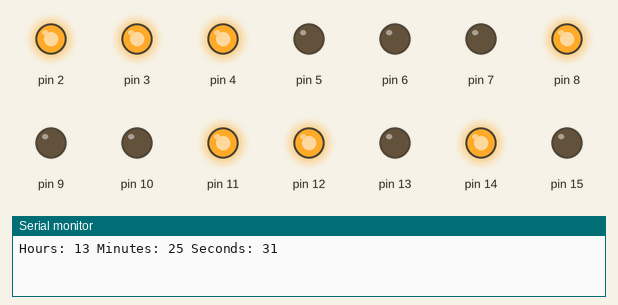
This sketch was run on a simulated Arduino Uno, built with avr-gcc and run on an emulated ATmega328P. Parts: output pins drawn as LEDs (lit = HIGH), the last lines printed to the serial monitor.

Above: at 0.1 s.
At 5.1 s:
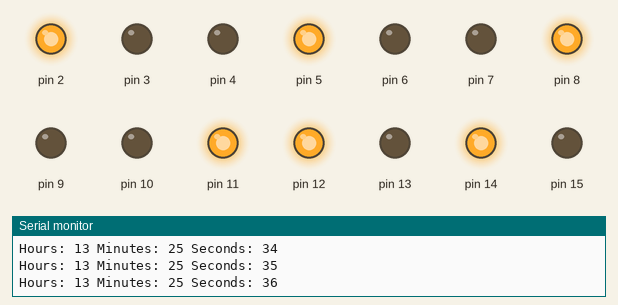
At 9.1 s:
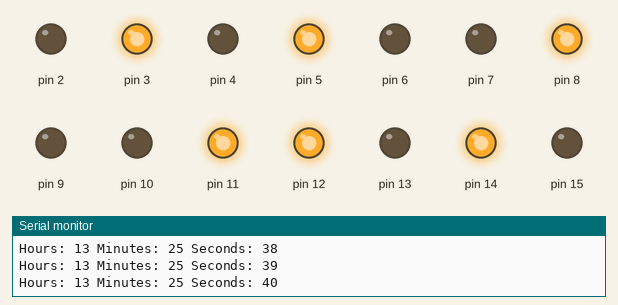
At 17.1 s:
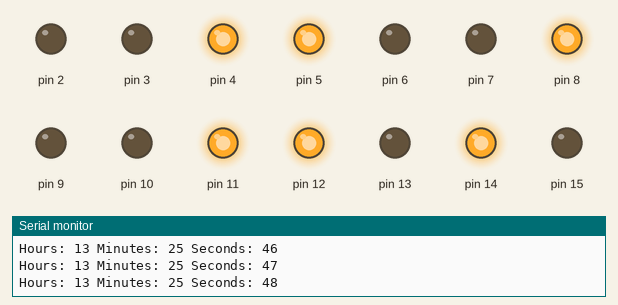
At 25.1 s:
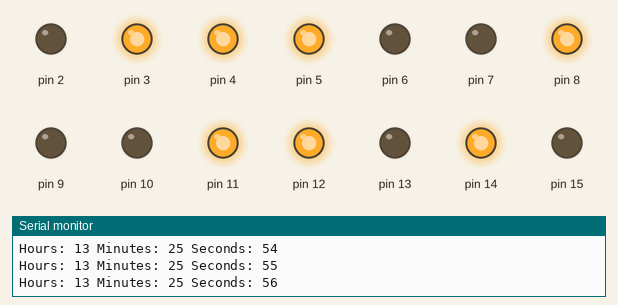
At 37.1 s:
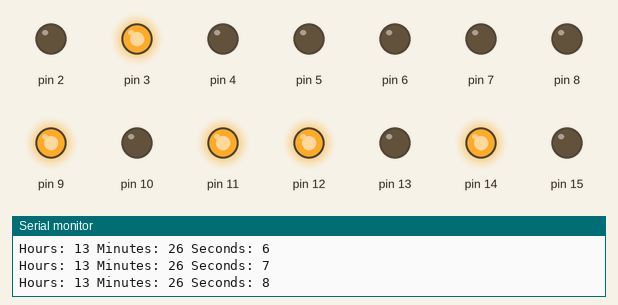
Timing chart, 0 to 38.6 s (numbered marks = the images above):
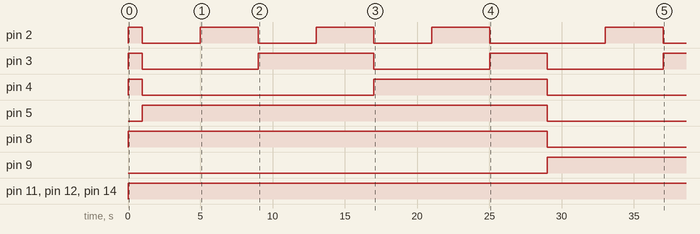

The sketch:

main.ino
```cpp
int seconds = 30;
int minutes = 25;
int hours = 13;

void setup(){
  Serial.begin(9600);
  DDRD = DDRD | 0b11111100; // set digital pins 2-7  for output
  DDRB = DDRB | 0b00111111; // set digital pins 8-13 for output
  DDRC = DDRC | 0b00011111; // set analog  pins 0-4  for output
}

void loop(){
    seconds++;
    if(seconds > 59)
    {
      seconds = 0;
      minutes++;
      if(minutes > 59)
      {
        minutes = 0;
        hours++;
        if(hours > 23)
        {
          hours = 0;
        }
      }
    }
    Serial.print("Hours: ");
    Serial.print(hours);
    Serial.print(" Minutes: ");
    Serial.print(minutes);
    Serial.print(" Seconds: ");
    Serial.println(seconds);
    PORTD = seconds;
    PORTB = minutes;
    PORTC = hours;
    delay(1000);
}
```

Measured:
- by itself, pin 2: goes HIGH 1.0 s, 3 × (LOW 4.0 s, HIGH 4.0 s), LOW 8.0 s, HIGH 4.0 s, then LOW
- by itself, pin 3: goes HIGH 1.0 s, LOW 8.0 s, HIGH 8.0 s, LOW 8.0 s, HIGH 4.0 s, LOW 8.0 s, then HIGH
- by itself, pin 4: LOW → HIGH at 0.00 s, → LOW 1.0 s later, → HIGH 16.0 s later, → LOW 12.0 s later
- by itself, pin 5: LOW → HIGH at 1.0 s, → LOW 28.0 s later
- by itself, pin 8: LOW → HIGH at 0.00 s, → LOW 29.0 s later
- by itself, pin 9: LOW → HIGH at 29.0 s
- by itself, pin 11, pin 12, pin 14: LOW → HIGH at 0.00 s
